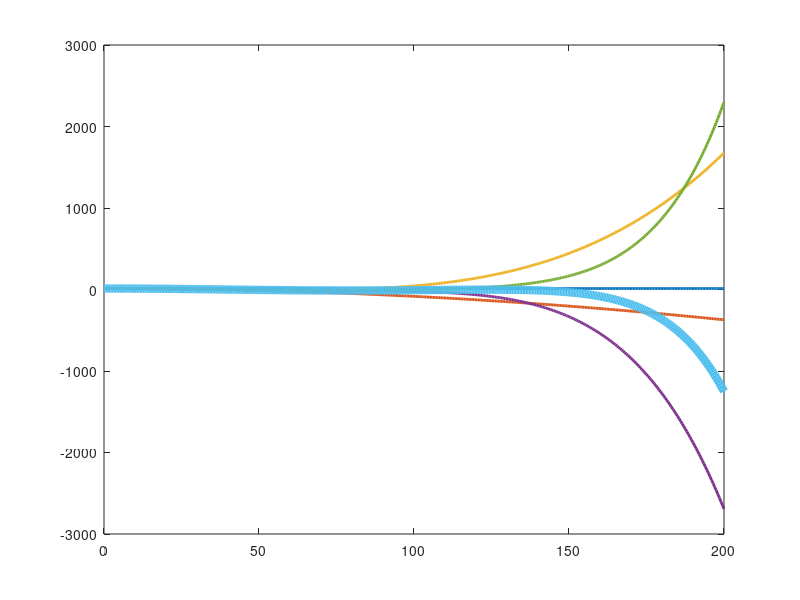

Reproduce this figure in MATLAB. (Note: this script raises an error after producing the figure.)
% Grady Sullivan
% 11/17/19
% ECE 202 Fall 2019, MATLAB Project 1
% Power series expansion of Acos(wt)

clf
clear
format shortG

tmin = 0; tmax = .2; % variables for time to make more robust
N = 401; % number of intervals
t = linspace (tmin, tmax, N); % array for 't' values
tms = t * 1000; % time array in ms (for graphing)

A = 12; % amplitude
w = 40; % angular frequency, in rad/sec
terms = 6;
n = 0:2:(terms-1)*2; % creates array of n values (min, increment, max); becomes [0, 2, 4, 6, 8, 10]

an = A * w .^(n) .* (-1) .^(n/2) ./ factorial(n); % creates array of first six coefficients

coef = transpose([n   % table of n values 
                 an])

% ----- 6 Functions to plot (w/o for loop) ----- %

f1 = an(1) * t.^n(1); % 1st even term 
f2 = f1 + an(2) * t.^n(2); % 2nd even term 
f3 = f2 + an(3) * t.^n(3); % 3rd even term
f4 = f3 + an(4) * t.^n(4); % 4th even term
f5 = f4 + an(5) * t.^n(5); % 5th even term
f6 = f5 + an(6) * t.^n(6); % 6th even term

% ----- 6 Functions to plot (w/ for loop) ----- %

f = zeros(1, N); % array of zeros 1xN intervals

width = 0; % variable for width
for i = 1:terms %
    if i ~= terms % if i is not equal to terms variable
        width = 2; % "normal" width size
    else
        width = 6; % thicker if final line
    end
    f = f + an(i) * t.^n(i); % i even term
    plot(tms, f, 'LineWidth', width)
    hold on
end

%plot(tms, f1, tms, f2, tms, f3, tms, f4, tms, f5, 'LineWidth', 2) % plots first 6 non-zero terms of power series
%hold on
%plot(tms, f6, 'LineWidth', 4) % last function made with thicker line
%grid on

% ----- making the plot look "nice" ----- %

ax = gca;
ax.FontSize = 16; % change font size

xlabel('time t (ms)', 'FontSize', 20) % creates x label
ylabel('f(t)', 'FontSize', 20) % creates y label

title({['ECE 202 - Project 1 (Phase 4): Power Series Expansion of ', sprintf('f(t)=%gcos%gt', A, w)];...
    ['First ', num2str(terms), ' Non-Zero Terms of Power Series Expansion']}, 'FontSize', 24) % creates title
axis([-inf inf -A*1.25 A*1.25]) % factor of 1.25 for y limit to keep it the same as phase 2

leg = "up to n = " + n; % string for legend

legend(leg, 'Location', 'eastoutside', 'FontSize', 16)

% ----- check ----- %

check = sum(abs(f - f6)) % should equal zero

% The output looks the same as phase 3's output.